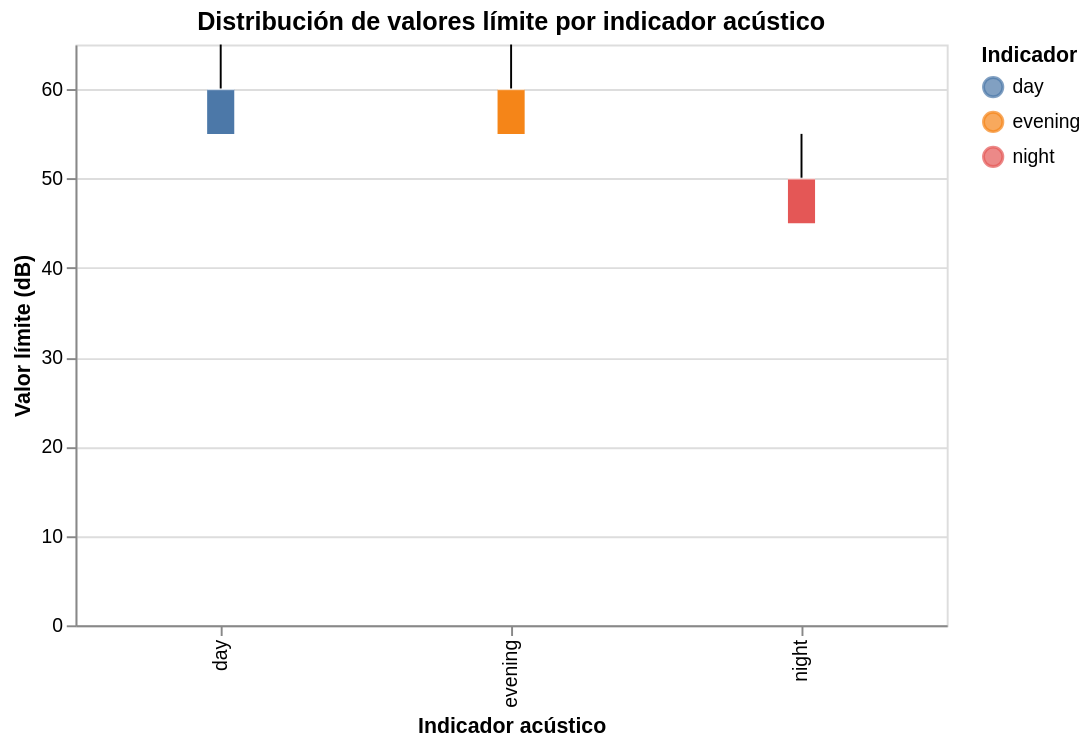

The cell this chart's notebook holds for it:
### Code cell
##Visualización 2 — Violines o boxplots por indicador (day/evening/night)
#Lday (día), Levening (tarde) y Lnight (noche) agrupados
#Boxplots para comparar niveles límite entre indicadores: rango, mediana, dispersión, valores máximos y mínimos permitidos en cada periodo

chart2 = alt.Chart(df_03).mark_boxplot().encode(
    x=alt.X("noiselevel:N", title="Indicador acústico"),
    y=alt.Y("limitvalue:Q", title="Valor límite (dB)"),
    color=alt.Color("noiselevel:N", title="Indicador"),
    tooltip=["areatype:N", "noiselevel:N", "limitvalue:Q"]
).properties(
    width=450,
    height=300,
    title="Distribución de valores límite por indicador acústico"
)

chart2

### Figure 1 — Vega-Lite specification as saved in the notebook (floating-point values rounded to 4 significant figures)
{"$schema": "https://vega.github.io/schema/vega-lite/v5.20.1.json", "config": {"view": {"continuousHeight": 300, "continuousWidth": 300}}, "data": {"name": "data-5453dbda65843250310731f44913a2ff"}, "datasets": {"data-5453dbda65843250310731f44913a2ff": [{"areatype": "hospital", "explanation": "This is not a limit value but rather an Acoustic Quality Objective for existing urbanized areas", "limitvalue": 60, "limitvaluedefined": "yes", "limitvaluedefined_bool": true, "noiselevel": "day", "noiselevelindicator": "lday", "noiselimitreportid_identifier": "LR_ES_00_01", "noisesource": "allsources", "status": "inforce"}, {"areatype": "hospital", "explanation": "This is not a limit value but rather an Acoustic Quality Objective for existing urbanized areas", "limitvalue": 60, "limitvaluedefined": "yes", "limitvaluedefined_bool": true, "noiselevel": "evening", "noiselevelindicator": "levening", "noiselimitreportid_identifier": "LR_ES_00_01", "noisesource": "allsources", "status": "inforce"}, {"areatype": "hospital", "explanation": "This is not a limit value but rather an Acoustic Quality Objective for existing urbanized areas", "limitvalue": 50, "limitvaluedefined": "yes", "limitvaluedefined_bool": true, "noiselevel": "night", "noiselevelindicator": "lnight", "noiselimitreportid_identifier": "LR_ES_00_01", "noisesource": "allsources", "status": "inforce"}, {"areatype": "school", "explanation": "This is not a limit value but rather an Acoustic Quality Objective for existing urbanized areas", "limitvalue": 60, "limitvaluedefined": "yes", "limitvaluedefined_bool": true, "noiselevel": "day", "noiselevelindicator": "lday", "noiselimitreportid_identifier": "LR_ES_00_01", "noisesource": "allsources", "status": "inforce"}, {"areatype": "school", "explanation": "This is not a limit value but rather an Acoustic Quality Objective for existing urbanized areas", "limitvalue": 60, "limitvaluedefined": "yes", "limitvaluedefined_bool": true, "noiselevel": "evening", "noiselevelindicator": "levening", "noiselimitreportid_identifier": "LR_ES_00_01", "noisesource": "allsources", "status": "inforce"}, {"areatype": "school", "explanation": "This is not a limit value but rather an Acoustic Quality Objective for existing urbanized areas", "limitvalue": 50, "limitvaluedefined": "yes", "limitvaluedefined_bool": true, "noiselevel": "night", "noiselevelindicator": "lnight", "noiselimitreportid_identifier": "LR_ES_00_01", "noisesource": "allsources", "status": "inforce"}, {"areatype": "residentialexistinginfrastructure", "explanation": "This is not a limit value but rather an Acoustic Quality Objective for existing urbanized areas", "limitvalue": 65, "limitvaluedefined": "yes", "limitvaluedefined_bool": true, "noiselevel": "day", "noiselevelindicator": "lday", "noiselimitreportid_identifier": "LR_ES_00_01", "noisesource": "allsources", "status": "inforce"}, {"areatype": "residentialexistinginfrastructure", "explanation": "This is not a limit value but rather an Acoustic Quality Objective for existing urbanized areas", "limitvalue": 65, "limitvaluedefined": "yes", "limitvaluedefined_bool": true, "noiselevel": "evening", "noiselevelindicator": "levening", "noiselimitreportid_identifier": "LR_ES_00_01", "noisesource": "allsources", "status": "inforce"}, {"areatype": "residentialexistinginfrastructure", "explanation": "This is not a limit value but rather an Acoustic Quality Objective for existing urbanized areas", "limitvalue": 55, "limitvaluedefined": "yes", "limitvaluedefined_bool": true, "noiselevel": "night", "noiselevelindicator": "lnight", "noiselimitreportid_identifier": "LR_ES_00_01", "noisesource": "allsources", "status": "inforce"}, {"areatype": "hospital", "explanation": "This is not a limit value but rather an Acoustic Quality Objective for new urbanized areas.", "limitvalue": 55, "limitvaluedefined": "yes", "limitvaluedefined_bool": true, "noiselevel": "day", "noiselevelindicator": "lday", "noiselimitreportid_identifier": "LR_ES_00_02", "noisesource": "allsources", "status": "inforce"}, {"areatype": "hospital", "explanation": "This is not a limit value but rather an Acoustic Quality Objective for new urbanized areas.", "limitvalue": 55, "limitvaluedefined": "yes", "limitvaluedefined_bool": true, "noiselevel": "evening", "noiselevelindicator": "levening", "noiselimitreportid_identifier": "LR_ES_00_02", "noisesource": "allsources", "status": "inforce"}, {"areatype": "hospital", "explanation": "This is not a limit value but rather an Acoustic Quality Objective for new urbanized areas.", "limitvalue": 45, "limitvaluedefined": "yes", "limitvaluedefined_bool": true, "noiselevel": "night", "noiselevelindicator": "lnight", "noiselimitreportid_identifier": "LR_ES_00_02", "noisesource": "allsources", "status": "inforce"}, {"areatype": "school", "explanation": "This is not a limit value but rather an Acoustic Quality Objective for new urbanized areas.", "limitvalue": 55, "limitvaluedefined": "yes", "limitvaluedefined_bool": true, "noiselevel": "day", "noiselevelindicator": "lday", "noiselimitreportid_identifier": "LR_ES_00_02", "noisesource": "allsources", "status": "inforce"}, {"areatype": "school", "explanation": "This is not a limit value but rather an Acoustic Quality Objective for new urbanized areas.", "limitvalue": 55, "limitvaluedefined": "yes", "limitvaluedefined_bool": true, "noiselevel": "evening", "noiselevelindicator": "levening", "noiselimitreportid_identifier": "LR_ES_00_02", "noisesource": "allsources", "status": "inforce"}, {"areatype": "school", "explanation": "This is not a limit value but rather an Acoustic Quality Objective for new urbanized areas.", "limitvalue": 45, "limitvaluedefined": "yes", "limitvaluedefined_bool": true, "noiselevel": "night", "noiselevelindicator": "lnight", "noiselimitreportid_identifier": "LR_ES_00_02", "noisesource": "allsources", "status": "inforce"}, {"areatype": "residentialnewinfrastructure", "explanation": "This is not a limit value but rather an Acoustic Quality Objective for new urbanized areas.", "limitvalue": 60, "limitvaluedefined": "yes", "limitvaluedefined_bool": true, "noiselevel": "day", "noiselevelindicator": "lday", "noiselimitreportid_identifier": "LR_ES_00_02", "noisesource": "allsources", "status": "inforce"}, {"areatype": "residentialnewinfrastructure", "explanation": "This is not a limit value but rather an Acoustic Quality Objective for new urbanized areas.", "limitvalue": 60, "limitvaluedefined": "yes", "limitvaluedefined_bool": true, "noiselevel": "evening", "noiselevelindicator": "levening", "noiselimitreportid_identifier": "LR_ES_00_02", "noisesource": "allsources", "status": "inforce"}, {"areatype": "residentialnewinfrastructure", "explanation": "This is not a limit value but rather an Acoustic Quality Objective for new urbanized areas.", "limitvalue": 50, "limitvaluedefined": "yes", "limitvaluedefined_bool": true, "noiselevel": "night", "noiselevelindicator": "lnight", "noiselimitreportid_identifier": "LR_ES_00_02", "noisesource": "allsources", "status": "inforce"}, {"areatype": "hospital", "explanation": "This noise limit value applies to all new infrastructure, not only to majors.", "limitvalue": 55, "limitvaluedefined": "yes", "limitvaluedefined_bool": true, "noiselevel": "day", "noiselevelindicator": "lday", "noiselimitreportid_identifier": "LR_ES_00_03", "noisesource": "majorallsources", "status": "inforce"}, {"areatype": "hospital", "explanation": "This noise limit value applies to all new infrastructure, not only to majors.", "limitvalue": 55, "limitvaluedefined": "yes", "limitvaluedefined_bool": true, "noiselevel": "evening", "noiselevelindicator": "levening", "noiselimitreportid_identifier": "LR_ES_00_03", "noisesource": "majorallsources", "status": "inforce"}, {"areatype": "hospital", "explanation": "This noise limit value applies to all new infrastructure, not only to majors.", "limitvalue": 45, "limitvaluedefined": "yes", "limitvaluedefined_bool": true, "noiselevel": "night", "noiselevelindicator": "lnight", "noiselimitreportid_identifier": "LR_ES_00_03", "noisesource": "majorallsources", "status": "inforce"}, {"areatype": "school", "explanation": "This noise limit value applies to all new infrastructure, not only to majors.", "limitvalue": 55, "limitvaluedefined": "yes", "limitvaluedefined_bool": true, "noiselevel": "day", "noiselevelindicator": "lday", "noiselimitreportid_identifier": "LR_ES_00_03", "noisesource": "majorallsources", "status": "inforce"}, {"areatype": "school", "explanation": "This noise limit value applies to all new infrastructure, not only to majors.", "limitvalue": 55, "limitvaluedefined": "yes", "limitvaluedefined_bool": true, "noiselevel": "evening", "noiselevelindicator": "levening", "noiselimitreportid_identifier": "LR_ES_00_03", "noisesource": "majorallsources", "status": "inforce"}, {"areatype": "school", "explanation": "This noise limit value applies to all new infrastructure, not only to majors.", "limitvalue": 45, "limitvaluedefined": "yes", "limitvaluedefined_bool": true, "noiselevel": "night", "noiselevelindicator": "lnight", "noiselimitreportid_identifier": "LR_ES_00_03", "noisesource": "majorallsources", "status": "inforce"}, {"areatype": "residentialexistinginfrastructure", "explanation": "This noise limit value applies to all new infrastructure, not only to majors.", "limitvalue": 60, "limitvaluedefined": "yes", "limitvaluedefined_bool": true, "noiselevel": "day", "noiselevelindicator": "lday", "noiselimitreportid_identifier": "LR_ES_00_03", "noisesource": "majorallsources", "status": "inforce"}, {"areatype": "residentialexistinginfrastructure", "explanation": "This noise limit value applies to all new infrastructure, not only to majors.", "limitvalue": 60, "limitvaluedefined": "yes", "limitvaluedefined_bool": true, "noiselevel": "evening", "noiselevelindicator": "levening", "noiselimitreportid_identifier": "LR_ES_00_03", "noisesource": "majorallsources", "status": "inforce"}, {"areatype": "residentialexistinginfrastructure", "explanation": "This noise limit value applies to all new infrastructure, not only to majors.", "limitvalue": 50, "limitvaluedefined": "yes", "limitvaluedefined_bool": true, "noiselevel": "night", "noiselevelindicator": "lnight", "noiselimitreportid_identifier": "LR_ES_00_03", "noisesource": "majorallsources", "status": "inforce"}, {"areatype": "nan", "explanation": "nan", "limitvalue": null, "limitvaluedefined": "nan", "limitvaluedefined_bool": null, "noiselevel": "nan", "noiselevelindicator": "nan", "noiselimitreportid_identifier": null, "noisesource": "nan", "status": "nan"}, {"areatype": "nan", "explanation": "nan", "limitvalue": null, "limitvaluedefined": "nan", "limitvaluedefined_bool": null, "noiselevel": "nan", "noiselevelindicator": "nan", "noiselimitreportid_identifier": null, "noisesource": "nan", "status": "nan"}, {"areatype": "nan", "explanation": "nan", "limitvalue": null, "limitvaluedefined": "nan", "limitvaluedefined_bool": null, "noiselevel": "nan", "noiselevelindicator": "nan", "noiselimitreportid_identifier": null, "noisesource": "nan", "status": "nan"}, {"areatype": "nan", "explanation": "nan", "limitvalue": null, "limitvaluedefined": "nan", "limitvaluedefined_bool": null, "noiselevel": "nan", "noiselevelindicator": "nan", "noiselimitreportid_identifier": null, "noisesource": "nan", "status": "nan"}, {"areatype": "nan", "explanation": "nan", "limitvalue": null, "limitvaluedefined": "nan", "limitvaluedefined_bool": null, "noiselevel": "nan", "noiselevelindicator": "nan", "noiselimitreportid_identifier": null, "noisesource": "nan", "status": "nan"}, {"areatype": "nan", "explanation": "nan", "limitvalue": null, "limitvaluedefined": "nan", "limitvaluedefined_bool": null, "noiselevel": "nan", "noiselevelindicator": "nan", "noiselimitreportid_identifier": null, "noisesource": "nan", "status": "nan"}, {"areatype": "nan", "explanation": "nan", "limitvalue": null, "limitvaluedefined": "nan", "limitvaluedefined_bool": null, "noiselevel": "nan", "noiselevelindicator": "nan", "noiselimitreportid_identifier": null, "noisesource": "nan", "status": "nan"}, {"areatype": "nan", "explanation": "nan", "limitvalue": null, "limitvaluedefined": "nan", "limitvaluedefined_bool": null, "noiselevel": "nan", "noiselevelindicator": "nan", "noiselimitreportid_identifier": null, "noisesource": "nan", "status": "nan"}, {"areatype": "nan", "explanation": "nan", "limitvalue": null, "limitvaluedefined": "nan", "limitvaluedefined_bool": null, "noiselevel": "nan", "noiselevelindicator": "nan", "noiselimitreportid_identifier": null, "noisesource": "nan", "status": "nan"}, {"areatype": "nan", "explanation": "nan", "limitvalue": null, "limitvaluedefined": "nan", "limitvaluedefined_bool": null, "noiselevel": "nan", "noiselevelindicator": "nan", "noiselimitreportid_identifier": null, "noisesource": "nan", "status": "nan"}, {"areatype": "nan", "explanation": "nan", "limitvalue": null, "limitvaluedefined": "nan", "limitvaluedefined_bool": null, "noiselevel": "nan", "noiselevelindicator": "nan", "noiselimitreportid_identifier": null, "noisesource": "nan", "status": "nan"}, {"areatype": "nan", "explanation": "nan", "limitvalue": null, "limitvaluedefined": "nan", "limitvaluedefined_bool": null, "noiselevel": "nan", "noiselevelindicator": "nan", "noiselimitreportid_identifier": null, "noisesource": "nan", "status": "nan"}, {"areatype": "nan", "explanation": "nan", "limitvalue": null, "limitvaluedefined": "nan", "limitvaluedefined_bool": null, "noiselevel": "nan", "noiselevelindicator": "nan", "noiselimitreportid_identifier": null, "noisesource": "nan", "status": "nan"}, {"areatype": "nan", "explanation": "nan", "limitvalue": null, "limitvaluedefined": "nan", "limitvaluedefined_bool": null, "noiselevel": "nan", "noiselevelindicator": "nan", "noiselimitreportid_identifier": null, "noisesource": "nan", "status": "nan"}, {"areatype": "nan", "explanation": "nan", "limitvalue": null, "limitvaluedefined": "nan", "limitvaluedefined_bool": null, "noiselevel": "nan", "noiselevelindicator": "nan", "noiselimitreportid_identifier": null, "noisesource": "nan", "status": "nan"}, {"areatype": "nan", "explanation": "nan", "limitvalue": null, "limitvaluedefined": "nan", "limitvaluedefined_bool": null, "noiselevel": "nan", "noiselevelindicator": "nan", "noiselimitreportid_identifier": null, "noisesource": "nan", "status": "nan"}, {"areatype": "nan", "explanation": "nan", "limitvalue": null, "limitvaluedefined": "nan", "limitvaluedefined_bool": null, "noiselevel": "nan", "noiselevelindicator": "nan", "noiselimitreportid_identifier": null, "noisesource": "nan", "status": "nan"}, {"areatype": "nan", "explanation": "nan", "limitvalue": null, "limitvaluedefined": "nan", "limitvaluedefined_bool": null, "noiselevel": "nan", "noiselevelindicator": "nan", "noiselimitreportid_identifier": null, "noisesource": "nan", "status": "nan"}, {"areatype": "nan", "explanation": "nan", "limitvalue": null, "limitvaluedefined": "nan", "limitvaluedefined_bool": null, "noiselevel": "nan", "noiselevelindicator": "nan", "noiselimitreportid_identifier": null, "noisesource": "nan", "status": "nan"}, {"areatype": "nan", "explanation": "nan", "limitvalue": null, "limitvaluedefined": "nan", "limitvaluedefined_bool": null, "noiselevel": "nan", "noiselevelindicator": "nan", "noiselimitreportid_identifier": null, "noisesource": "nan", "status": "nan"}, {"areatype": "nan", "explanation": "nan", "limitvalue": null, "limitvaluedefined": "nan", "limitvaluedefined_bool": null, "noiselevel": "nan", "noiselevelindicator": "nan", "noiselimitreportid_identifier": null, "noisesource": "nan", "status": "nan"}, {"areatype": "nan", "explanation": "nan", "limitvalue": null, "limitvaluedefined": "nan", "limitvaluedefined_bool": null, "noiselevel": "nan", "noiselevelindicator": "nan", "noiselimitreportid_identifier": null, "noisesource": "nan", "status": "nan"}, {"areatype": "nan", "explanation": "nan", "limitvalue": null, "limitvaluedefined": "nan", "limitvaluedefined_bool": null, "noiselevel": "nan", "noiselevelindicator": "nan", "noiselimitreportid_identifier": null, "noisesource": "nan", "status": "nan"}, {"areatype": "nan", "explanation": "nan", "limitvalue": null, "limitvaluedefined": "nan", "limitvaluedefined_bool": null, "noiselevel": "nan", "noiselevelindicator": "nan", "noiselimitreportid_identifier": null, "noisesource": "nan", "status": "nan"}, {"areatype": "nan", "explanation": "nan", "limitvalue": null, "limitvaluedefined": "nan", "limitvaluedefined_bool": null, "noiselevel": "nan", "noiselevelindicator": "nan", "noiselimitreportid_identifier": null, "noisesource": "nan", "status": "nan"}, {"areatype": "nan", "explanation": "nan", "limitvalue": null, "limitvaluedefined": "nan", "limitvaluedefined_bool": null, "noiselevel": "nan", "noiselevelindicator": "nan", "noiselimitreportid_identifier": null, "noisesource": "nan", "status": "nan"}, {"areatype": "nan", "explanation": "nan", "limitvalue": null, "limitvaluedefined": "nan", "limitvaluedefined_bool": null, "noiselevel": "nan", "noiselevelindicator": "nan", "noiselimitreportid_identifier": null, "noisesource": "nan", "status": "nan"}, {"areatype": "nan", "explanation": "nan", "limitvalue": null, "limitvaluedefined": "nan", "limitvaluedefined_bool": null, "noiselevel": "nan", "noiselevelindicator": "nan", "noiselimitreportid_identifier": null, "noisesource": "nan", "status": "nan"}, {"areatype": "nan", "explanation": "nan", "limitvalue": null, "limitvaluedefined": "nan", "limitvaluedefined_bool": null, "noiselevel": "nan", "noiselevelindicator": "nan", "noiselimitreportid_identifier": null, "noisesource": "nan", "status": "nan"}, {"areatype": "nan", "explanation": "nan", "limitvalue": null, "limitvaluedefined": "nan", "limitvaluedefined_bool": null, "noiselevel": "nan", "noiselevelindicator": "nan", "noiselimitreportid_identifier": null, "noisesource": "nan", "status": "nan"}, {"areatype": "nan", "explanation": "nan", "limitvalue": null, "limitvaluedefined": "nan", "limitvaluedefined_bool": null, "noiselevel": "nan", "noiselevelindicator": "nan", "noiselimitreportid_identifier": null, "noisesource": "nan", "status": "nan"}, {"areatype": "nan", "explanation": "nan", "limitvalue": null, "limitvaluedefined": "nan", "limitvaluedefined_bool": null, "noiselevel": "nan", "noiselevelindicator": "nan", "noiselimitreportid_identifier": null, "noisesource": "nan", "status": "nan"}, {"areatype": "nan", "explanation": "nan", "limitvalue": null, "limitvaluedefined": "nan", "limitvaluedefined_bool": null, "noiselevel": "nan", "noiselevelindicator": "nan", "noiselimitreportid_identifier": null, "noisesource": "nan", "status": "nan"}, {"areatype": "nan", "explanation": "nan", "limitvalue": null, "limitvaluedefined": "nan", "limitvaluedefined_bool": null, "noiselevel": "nan", "noiselevelindicator": "nan", "noiselimitreportid_identifier": null, "noisesource": "nan", "status": "nan"}, {"areatype": "nan", "explanation": "nan", "limitvalue": null, "limitvaluedefined": "nan", "limitvaluedefined_bool": null, "noiselevel": "nan", "noiselevelindicator": "nan", "noiselimitreportid_identifier": null, "noisesource": "nan", "status": "nan"}, {"areatype": "nan", "explanation": "nan", "limitvalue": null, "limitvaluedefined": "nan", "limitvaluedefined_bool": null, "noiselevel": "nan", "noiselevelindicator": "nan", "noiselimitreportid_identifier": null, "noisesource": "nan", "status": "nan"}, {"areatype": "nan", "explanation": "nan", "limitvalue": null, "limitvaluedefined": "nan", "limitvaluedefined_bool": null, "noiselevel": "nan", "noiselevelindicator": "nan", "noiselimitreportid_identifier": null, "noisesource": "nan", "status": "nan"}, {"areatype": "nan", "explanation": "nan", "limitvalue": null, "limitvaluedefined": "nan", "limitvaluedefined_bool": null, "noiselevel": "nan", "noiselevelindicator": "nan", "noiselimitreportid_identifier": null, "noisesource": "nan", "status": "nan"}, {"areatype": "nan", "explanation": "nan", "limitvalue": null, "limitvaluedefined": "nan", "limitvaluedefined_bool": null, "noiselevel": "nan", "noiselevelindicator": "nan", "noiselimitreportid_identifier": null, "noisesource": "nan", "status": "nan"}, {"areatype": "nan", "explanation": "nan", "limitvalue": null, "limitvaluedefined": "nan", "limitvaluedefined_bool": null, "noiselevel": "nan", "noiselevelindicator": "nan", "noiselimitreportid_identifier": null, "noisesource": "nan", "status": "nan"}, {"areatype": "nan", "explanation": "nan", "limitvalue": null, "limitvaluedefined": "nan", "limitvaluedefined_bool": null, "noiselevel": "nan", "noiselevelindicator": "nan", "noiselimitreportid_identifier": null, "noisesource": "nan", "status": "nan"}, {"areatype": "nan", "explanation": "nan", "limitvalue": null, "limitvaluedefined": "nan", "limitvaluedefined_bool": null, "noiselevel": "nan", "noiselevelindicator": "nan", "noiselimitreportid_identifier": null, "noisesource": "nan", "status": "nan"}, {"areatype": "nan", "explanation": "nan", "limitvalue": null, "limitvaluedefined": "nan", "limitvaluedefined_bool": null, "noiselevel": "nan", "noiselevelindicator": "nan", "noiselimitreportid_identifier": null, "noisesource": "nan", "status": "nan"}, {"areatype": "nan", "explanation": "nan", "limitvalue": null, "limitvaluedefined": "nan", "limitvaluedefined_bool": null, "noiselevel": "nan", "noiselevelindicator": "nan", "noiselimitreportid_identifier": null, "noisesource": "nan", "status": "nan"}, {"areatype": "nan", "explanation": "nan", "limitvalue": null, "limitvaluedefined": "nan", "limitvaluedefined_bool": null, "noiselevel": "nan", "noiselevelindicator": "nan", "noiselimitreportid_identifier": null, "noisesource": "nan", "status": "nan"}]}, "encoding": {"color": {"field": "noiselevel", "title": "Indicador", "type": "nominal"}, "tooltip": [{"field": "areatype", "type": "nominal"}, {"field": "noiselevel", "type": "nominal"}, {"field": "limitvalue", "type": "quantitative"}], "x": {"field": "noiselevel", "title": "Indicador acústico", "type": "nominal"}, "y": {"field": "limitvalue", "title": "Valor límite (dB)", "type": "quantitative"}}, "height": 300, "mark": {"type": "boxplot"}, "title": "Distribución de valores límite por indicador acústico", "width": 450}
